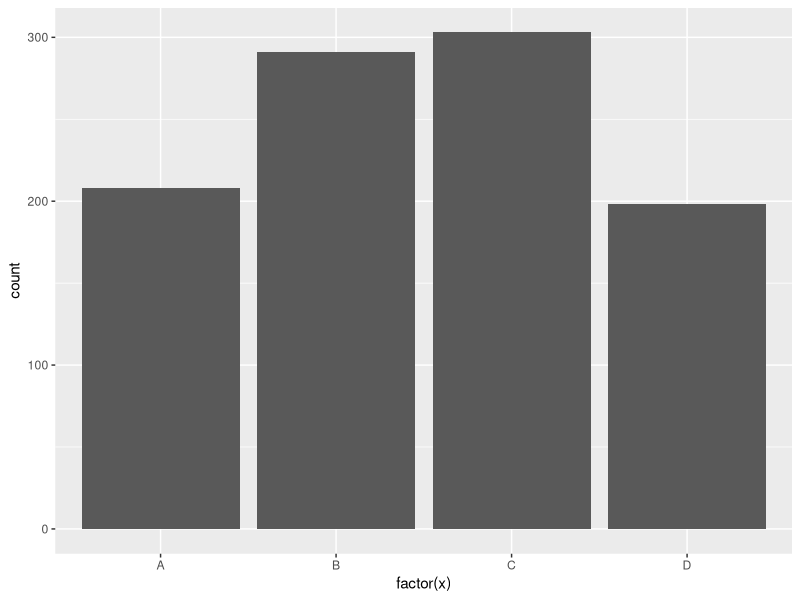
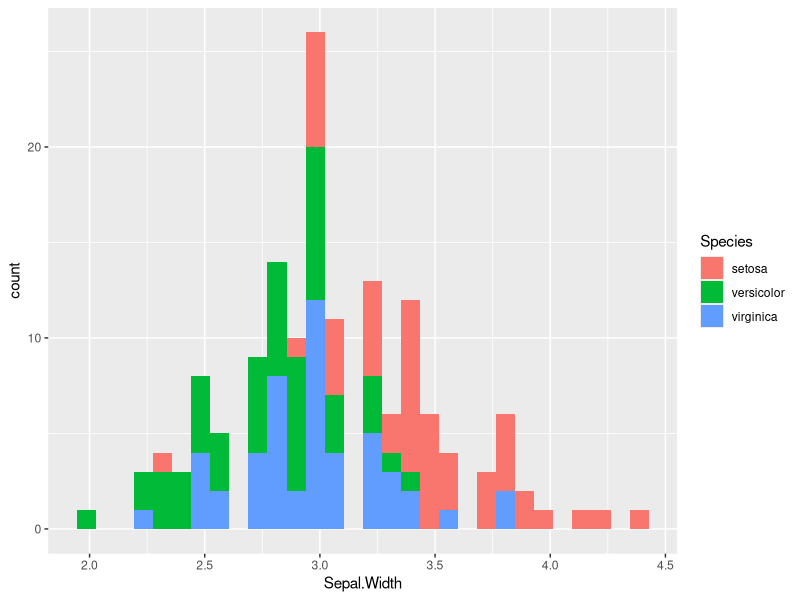

Reproduce these figures in R, in order.
## ---- chunk 1
library(tidyverse)
set.seed(1234)
x <- sample(c('A','B','C','D'), size = 1000, replace= TRUE, prob = c(0.2,0.3,0.3,0.2))
y <- rnorm(1000) * 1000 
df = data.frame(x= x, y = y)
ggplot(data = df, mapping = aes(x = factor(x), y = ..count..))+ geom_bar(stat = 'count')


ggplot(data=iris,aes(x=Sepal.Width))+ geom_histogram(aes(fill=Species))
